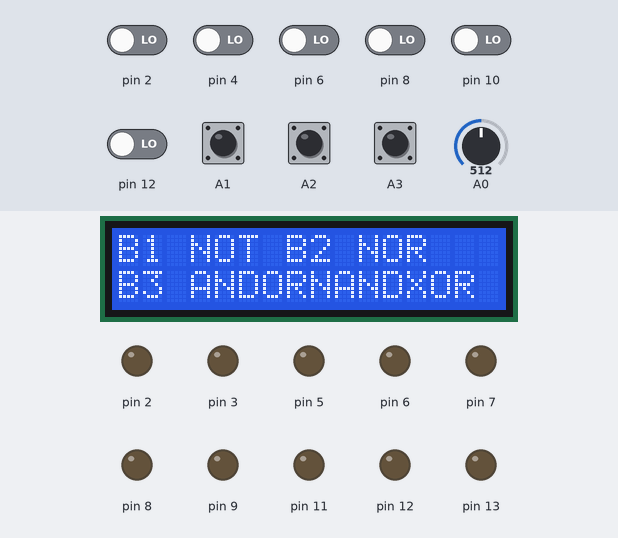
Recording of a sketch running on a simulated Arduino Uno, built with avr-gcc and run on an emulated ATmega328P. Parts: 16×2 character LCD, output pins drawn as LEDs (lit = HIGH). Inputs (shaded band) come from the test bench; at power-on: A1–3 HIGH, pin 2, pin 4, pin 6, pin 8, pin 10, pin 12 LOW, A0 = 512. What the sketch prints to the serial monitor is not drawn.

Above: at 4.3 s.
4.4 s: A1 pulled LOW for 3.2 s
At 7.6 s:
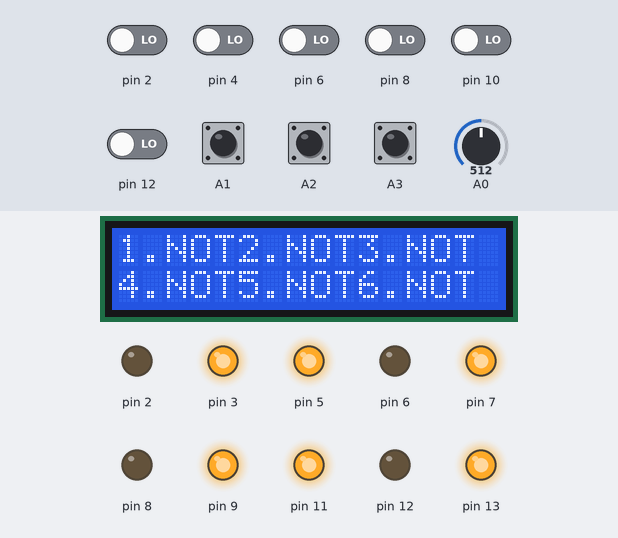
9.1 s: A2 pulled LOW for 1.6 s
At 10.5 s:
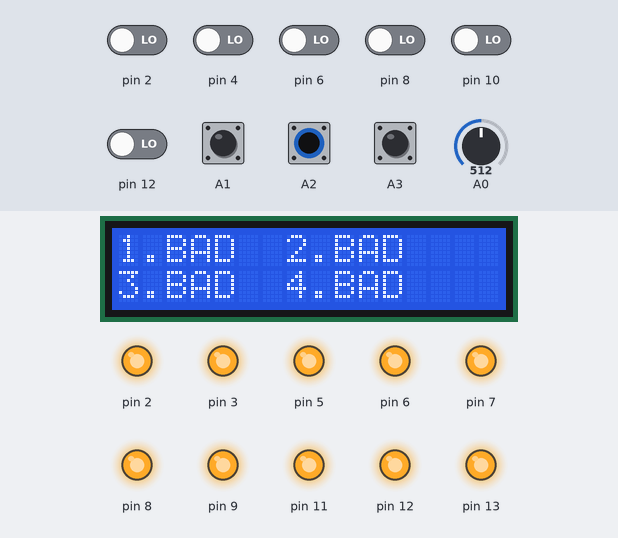
12.2 s: A0 set to 90
At 14.7 s:
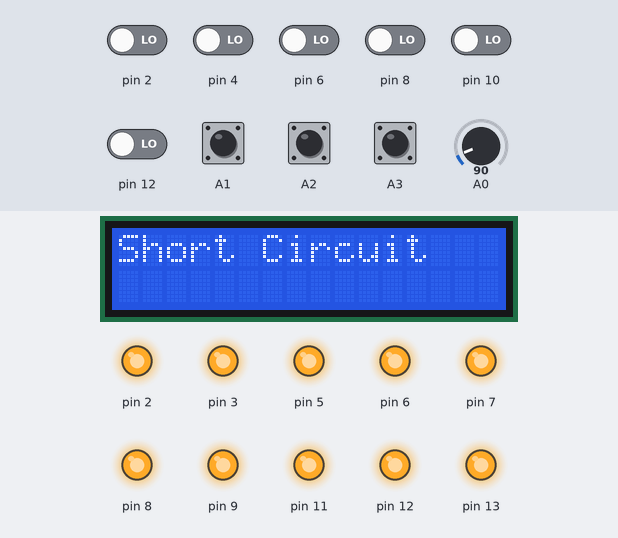
18.5 s: A0 set to 108
At 20.9 s:
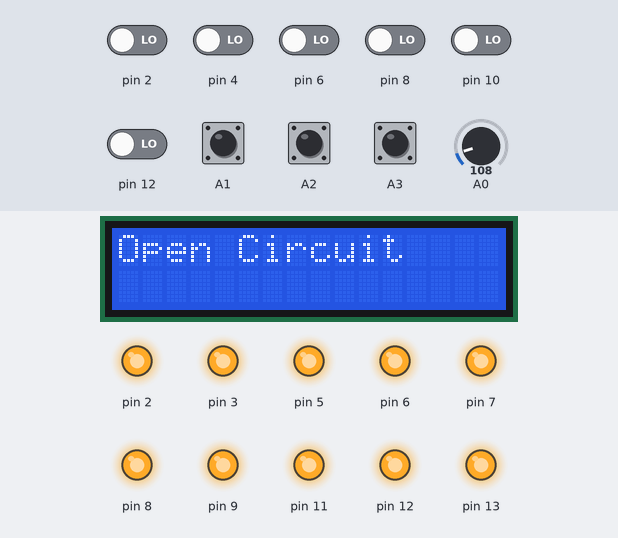
26.3 s: A3 pulled LOW for 1.6 s
At 29.3 s:
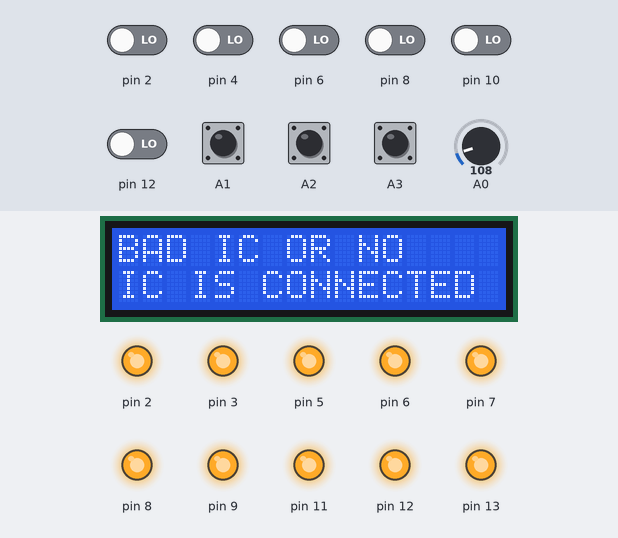
29.4 s: A1 pulled LOW for 1.6 s
At 32.7 s:
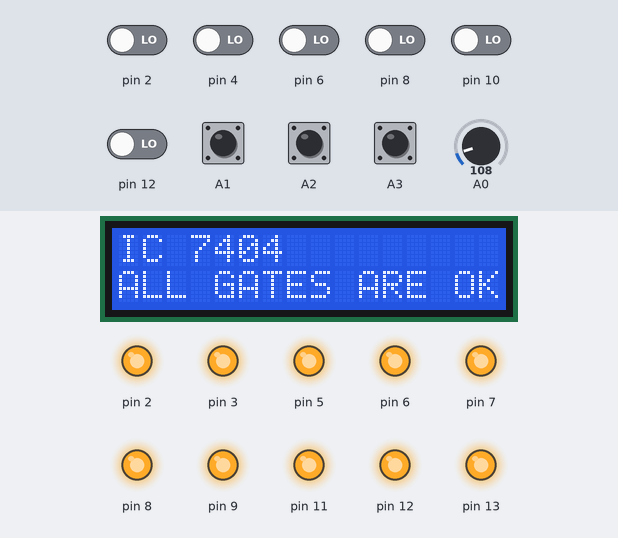
Timing chart, 0 to 34.2 s (numbered marks = the images above; inputs shaded):
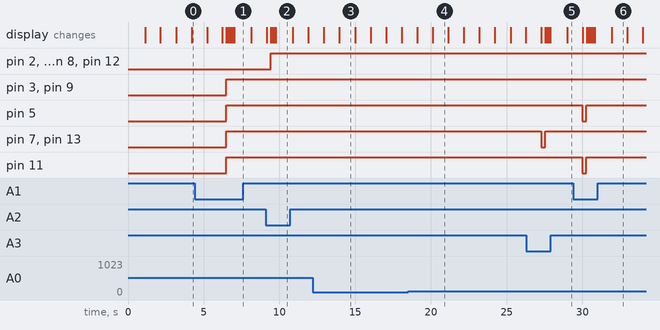

Measured:
- the behaviour switches between 99 and 100 on A0 (found by bisection; images 3 and 4)
- after the input at 4.4 s, pin 3, pin 5, pin 7, pin 9, pin 11, pin 13: LOW → HIGH after 2.1 s; the display: first differs from a run without the input after 1.8 s (image 1 shows a later state)
- after the input at 9.1 s, pin 2, pin 6, pin 8, pin 12: LOW → HIGH after 0.32 s; the display: first changes after 0.06 s (image 2 shows a later state)
- after the input at 12.2 s, the display: first differs from a run without the input after 1.8 s (image 3)
- after the input at 18.5 s, the display: first differs from a run without the input after 1.6 s (image 4)
- after the input at 26.3 s, pin 7, pin 13: HIGH → LOW after 0.97 s, → HIGH 0.27 s later; the display: first changes after 0.99 s (image 5 shows a later state)
- after the input at 29.4 s, pin 5, pin 11: HIGH → LOW after 0.60 s, → HIGH 0.27 s later; the display: first changes after 0.62 s (image 6 shows a later state)

The sketch:

Project_Arduino_Code.ino
```cpp
#include <LiquidCrystal_I2C.h>

LiquidCrystal_I2C lcd(0x27, 16, 2);

// Define global variables and arrays
int gateInput1, gateInput2, i, j, k;
bool inputTable[4][2] = {0, 0, 0, 1, 1, 0, 1, 1}; //To input the logical value
int outputTable[5][4] = {0, 0, 0, 0, 0, 0, 0, 0, 0, 0, 0, 0, 0, 0, 0, 0, 5, 5, 5, 5}; //Initializing the output array where output logical values will be stored
bool foundMatch, database[4][5] = {0, 0, 1, 0, 1, 0, 1, 1, 1, 0, 0, 1, 1, 1, 0, 1, 1, 0, 0, 0}; //Database of all logic gate ICs output
String icName, icModel; // To store the IC name & model

void setup() {

  Serial.begin(9600); // Initialize the serial communication

  pinMode(A0, INPUT);
  pinMode(A1, INPUT_PULLUP);
  pinMode(A2, INPUT_PULLUP);
  pinMode(A3, INPUT_PULLUP);

  // Initialize the LCD display with 16 columns and 2 rows
  lcd.begin();
  lcd.clear();
  lcd.setCursor(0, 0);
  lcd.print("PRESS BUTTON TO");
  lcd.setCursor(0, 1);
  lcd.print("SELECT TEST MODE");
  delay (1000);

  lcd.clear(); // Clear the LCD screen
  lcd.setCursor(0, 0);
  lcd.print("B1 NOT B2 NOR");
  lcd.setCursor(0, 1);
  lcd.print("B3 ANDORXORNAND");
  delay (1000);

  if (analogRead(A0) < 100) {
        lcd.clear();
        lcd.setCursor(0, 0);
        lcd.print("Short Circuit");
        Serial.println(analogRead(A0));
    } else {
        lcd.clear();
        lcd.setCursor(0, 0);
        lcd.print("Open Circuit");
        Serial.println(analogRead(A0));
        }
    delay (1000);

}

void loop()
{
  //MODE 1 NOT B1
  if(digitalRead(A1) == LOW)
  {
    pinMode(13, OUTPUT);
    pinMode(12, INPUT);
    pinMode(11, OUTPUT);
    pinMode(10, INPUT);
    pinMode(9, OUTPUT);
    pinMode(8, INPUT);
    pinMode(7, OUTPUT);
    pinMode(6, INPUT);
    pinMode(5, OUTPUT);
    pinMode(4, INPUT);
    pinMode(3, OUTPUT);
    pinMode(2, INPUT);

    lcd.clear();
    lcd.setCursor(0, 0);
    lcd.print("Testing......");
    delay(250);
    lcd.clear();

    digitalWrite(3, HIGH);
    digitalWrite(5, HIGH);
    digitalWrite(7, HIGH);
    digitalWrite(9, HIGH);
    digitalWrite(11, HIGH);
    digitalWrite(13, HIGH);

    int count=0;

    if(digitalRead(12) == LOW)
    {
      lcd.setCursor(0,0);
      lcd.print("1.NOT");
      delay(100);
      count++;
    }
    else
    {
      lcd.setCursor(0,0);
      lcd.print("1.BAD");
      delay(100);
    }
    if(digitalRead(10) == LOW)
    {
      lcd.setCursor(5,0);
      lcd.print("2.NOT");
      delay(100);
      count++;
    }
    else
    {
      lcd.setCursor(5,0);
      lcd.print("2.BAD");
      delay(100);
    }
    if(digitalRead(8) == LOW)
    {
      lcd.setCursor(10,0);
      lcd.print("3.NOT");
      delay(100);
      count++;
    }
    else
    {
      lcd.setCursor(10,0);
      lcd.print("3.BAD");
      delay(100);
    }
    if(digitalRead(6) == LOW)
    {
      lcd.setCursor(0,1);
      lcd.print("4.NOT");
      delay(100);
      count++;
    }
    else
    {
      lcd.setCursor(0,1);
      lcd.print("4.BAD");
      delay(100);
    }
    if(digitalRead(4) == LOW)
    {
      lcd.setCursor(5,1);
      lcd.print("5.NOT");
      delay(100);
      count++;
    }
    else
    {
      lcd.setCursor(5,1);
      lcd.print("5.BAD");
      delay(100);
    }
    if(digitalRead(2) == LOW)
    {
      lcd.setCursor(10,1);
      lcd.print("6.NOT");
      delay(100);
      count++;
    }
    else
    {
      lcd.setCursor(10,1);
      lcd.print("6.BAD");
      delay(100);
    }
    delay(1000);

    if(count==6)
    {
      lcd.clear();
      lcd.setCursor(0, 0);
      lcd.print("IC 7404");
      lcd.setCursor(0, 1);
      lcd.print("ALL GATES ARE OK");
      delay(1000);
    }
    else
    {
      lcd.setCursor(0, 0); // Set cursor to the second line
      lcd.clear();
      lcd.print("ALL GATES ARE");
      lcd.setCursor(0, 1);
      lcd.print("NOT FUNCTIONAL");
      delay(1000);
    }
  }

  //MODE 2 NOR B2
  else if(digitalRead(A2) == LOW)
  {
  // Configure various pins as input and output
    pinMode(13, INPUT);
    pinMode(12, OUTPUT);
    pinMode(11, OUTPUT);
    pinMode(10, INPUT);
    pinMode(9, OUTPUT);
    pinMode(8, OUTPUT);
    pinMode(7, INPUT);
    pinMode(6, OUTPUT);
    pinMode(5, OUTPUT);
    pinMode(4, INPUT);
    pinMode(3, OUTPUT);
    pinMode(2, OUTPUT);

  lcd.clear();
  lcd.setCursor(0, 0);
  lcd.print("Testing......");
  delay(250);
  lcd.clear();


  for (i = 0; i < 4; i++) {
    // Testing gate 1
    digitalWrite(11, inputTable[i][0]);
    digitalWrite(12, inputTable[i][1]);
    gateInput1 = digitalRead(13);
    outputTable[i][0] = gateInput1;

    // Testing gate 2
    digitalWrite(9, inputTable[i][0]);
    digitalWrite(8, inputTable[i][1]);
    gateInput2 = digitalRead(10);
    outputTable[i][1] = gateInput2;

    // Testing gate 3
    digitalWrite(6, inputTable[i][0]);
    digitalWrite(5, inputTable[i][1]);
    gateInput1 = digitalRead(7);
    outputTable[i][2] = gateInput1;

    // Testing gate 4
    digitalWrite(3, inputTable[i][0]);
    digitalWrite(2, inputTable[i][1]);
    gateInput2 = digitalRead(4);
    outputTable[i][3] = gateInput2;
  }

  for (k = 0; k < 4; k++) {
    for (i = 0; i < 5; i++) {
      foundMatch = true;
      for (j = 0; j < 4; j++) {
        // Compare outputTable values with the database
        if (outputTable[j][k] != database[j][i]) {
          foundMatch = false;
          break;
        }
      }
      if (foundMatch) {
        outputTable[4][k] = i; // Store the matching result
      }
    }
  }

 for (i = 0; i < 4; i++) {
    lcd.setCursor((i % 2) * 7, i / 2); // Set the LCD cursor position
    lcd.print(i+1); // Print gate number
    lcd.print('.'); // Add a period to separate the gate number and IC name
    switch (outputTable[4][i]) {
      case 4:
        icName = "NOR";
        break;
      default:
        icName = "BAD";
        break;
    }
    lcd.print(icName + "  ");
    delay(100);
}

  delay(1000);
  // Check if all IC names are the same
  bool allICsSame = true;
  for (i = 1; i < 4; i++) {
    if (outputTable[4][i] != outputTable[4][0]) {
      allICsSame = false;
      break;
    }
  }

  // Display a message based on whether all IC names are the same or not
  if (allICsSame) { //Showing the IC models
    if(icName=="NOR"){
    lcd.setCursor(0, 0); // Set cursor to the second line
    lcd.clear();
    lcd.print("IC 7402");
    lcd.setCursor(0,1);
    lcd.print("ALL GATES ARE OK");
    }else if(icName=="BAD"){
    lcd.setCursor(0, 0); // Set cursor to the second line
    lcd.clear();
    lcd.print("BAD IC OR NO");
    lcd.setCursor(0, 1); // Set cursor to the second line
    lcd.print("IC IS CONNECTED");
    }
    delay(1000);
  }
  else {
    lcd.setCursor(0, 0); // Set cursor to the second line
    lcd.clear();
    lcd.print("ALL GATES ARE");
    lcd.setCursor(0, 1);
    lcd.print("NOT FUNCTIONAL");
    delay(1000);
    }
  }

  //MODE 3 AND OR NAND XOR
  else if(digitalRead(A3) == LOW)
  {
  // Configure various pins as input and output
    pinMode(13, OUTPUT);
    pinMode(12, OUTPUT);
    pinMode(11, INPUT);
    pinMode(10, OUTPUT);
    pinMode(9, OUTPUT);
    pinMode(8, INPUT);
    pinMode(7, OUTPUT);
    pinMode(6, OUTPUT);
    pinMode(5, INPUT);
    pinMode(4, OUTPUT);
    pinMode(3, OUTPUT);
    pinMode(2, INPUT);

  lcd.clear();
  lcd.setCursor(0, 0);
  lcd.print("Testing......");
  delay(250);
  lcd.clear();


  for (i = 0; i < 4; i++) {
    // Testing gate 1
    digitalWrite(13, inputTable[i][0]);
    digitalWrite(12, inputTable[i][1]);
    gateInput1 = digitalRead(11);
    outputTable[i][0] = gateInput1;

    // Testing gate 2
    digitalWrite(10, inputTable[i][0]);
    digitalWrite(9, inputTable[i][1]);
    gateInput2 = digitalRead(8);
    outputTable[i][1] = gateInput2;

    // Testing gate 3
    digitalWrite(7, inputTable[i][0]);
    digitalWrite(6, inputTable[i][1]);
    gateInput1 = digitalRead(5);
    outputTable[i][2] = gateInput1;

    // Testing gate 4
    digitalWrite(4, inputTable[i][0]);
    digitalWrite(3, inputTable[i][1]);
    gateInput2 = digitalRead(2);
    outputTable[i][3] = gateInput2;
  }

  for (k = 0; k < 4; k++) {
    for (i = 0; i < 5; i++) {
      foundMatch = true;
      for (j = 0; j < 4; j++) {
        // Compare outputTable values with the database
        if (outputTable[j][k] != database[j][i]) {
          foundMatch = false;
          break;
        }
      }
      if (foundMatch) {
        outputTable[4][k] = i; // Store the matching result
      }
    }
  }

 for (i = 0; i < 4; i++) {
    lcd.setCursor((i % 2) * 7, i / 2); // Set the LCD cursor position
    lcd.print(i+1); // Print gate number
    lcd.print('.'); // Add a period to separate the gate number and IC name
    switch (outputTable[4][i]) {
      case 0:
        icName = "AND";
        break;
      case 1:
        icName = "OR";
        break;
      case 2:
        icName = "NAND";
        break;
      case 3:
        icName = "XOR";
        break;
      default:
        icName = "BAD";
        break;
    }
    lcd.print(icName + "  ");
    delay(100);
}

  delay(1000);
  // Check if all IC names are the same
  bool allICsSame = true;
  for (i = 1; i < 4; i++) {
    if (outputTable[4][i] != outputTable[4][0]) {
      allICsSame = false;
      break;
    }
  }

  // Display a message based on whether all IC names are the same or not with IC MODEL
  if (allICsSame) {
    if(icName=="AND"){
    lcd.setCursor(0, 0); // Set cursor to the second line
    lcd.clear();
    lcd.print("IC 7408");
    lcd.setCursor(0,1);
    lcd.print("ALL GATES ARE OK");
    } else if(icName=="OR"){
    lcd.setCursor(0, 0); // Set cursor to the second line
    lcd.clear();
    lcd.print("IC 7432");
    lcd.setCursor(0,1);
    lcd.print("ALL GATES ARE OK");
    } else if(icName=="NAND"){
    lcd.setCursor(0, 0); // Set cursor to the second line
    lcd.clear();
    lcd.print("IC 7400");
    lcd.setCursor(0,1);
    lcd.print("ALL GATES ARE OK");
    } else if(icName=="XOR"){
    lcd.setCursor(0, 0); // Set cursor to the second line
    lcd.clear();
    lcd.print("IC 7486");
    lcd.setCursor(0,1);
    lcd.print("ALL GATES ARE OK");
    }else if(icName=="BAD"){
    lcd.setCursor(0, 0); // Set cursor to the second line
    lcd.clear();
    lcd.print("BAD IC OR NO");
    lcd.setCursor(0, 1); // Set cursor to the second line
    lcd.print("IC IS CONNECTED");
    }
    delay(1000);
    }

    else {
    lcd.setCursor(0, 0); // Set cursor to the second line
    lcd.clear();
    lcd.print("ALL GATES ARE");
    lcd.setCursor(0, 1);
    lcd.print("NOT FUNCTIONAL");
    delay(1000);
  }
  }

  //Or Show INFO Again
  else
  {
    lcd.clear();
    lcd.setCursor(0, 0);
    lcd.print("PRESS BUTTON TO");
    lcd.setCursor(0, 1);
    lcd.print("SELECT TEST MODE");
    delay (1000);

    lcd.clear(); // Clear the LCD screen
    lcd.setCursor(0, 0);
    lcd.print("B1 NOT B2 NOR");
    lcd.setCursor(0, 1);
    lcd.print("B3 ANDORNANDXOR");
    delay (1000);

    if (analogRead(A0) < 100) {
        lcd.clear();
        lcd.setCursor(0, 0);
        lcd.print("Short Circuit");
        Serial.println(analogRead(A0));
    } else {
        lcd.clear();
        lcd.setCursor(0, 0);
        lcd.print("Open Circuit");
        Serial.println(analogRead(A0));
        }
    delay (1000);

  }

}
```
